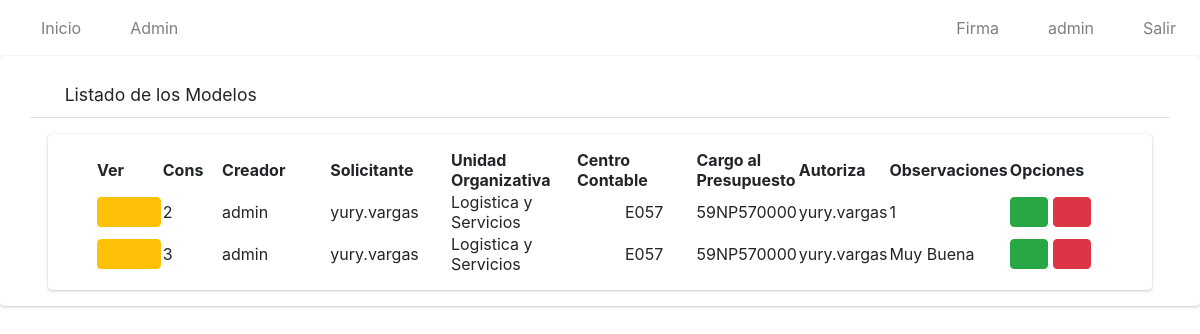
/listar_modelos/ (signed in), run on an earlier commit of the app's database.
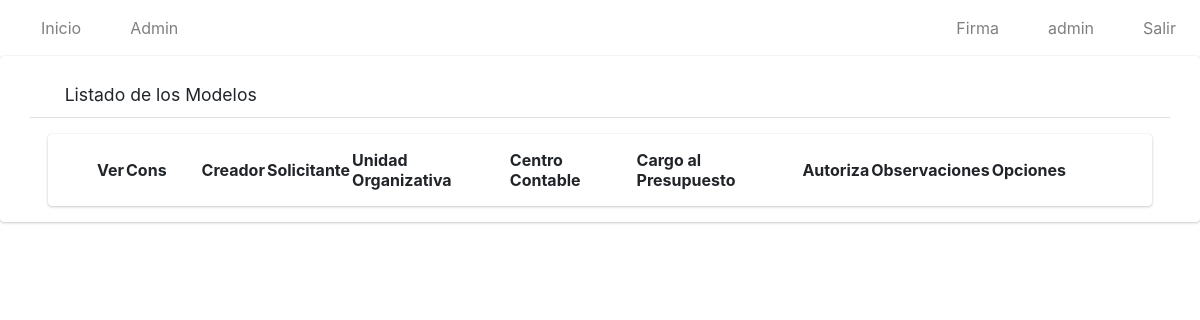
And on a later commit of the database.
### app/models.py (models this page shows, shortened)
class Modelo(models.Model):
    nombre=models.CharField(max_length=50)
    solicitante=models.CharField(max_length=50)
    unidad_organizativa=models.CharField(max_length=100)
    c_contable=models.CharField(max_length=4)
    consec=models.IntegerField()
    solicitudes=models.ManyToManyField(Solicitud)
    parleg=models.CharField(max_length=20)
    autoriza=models.CharField(max_length=50)
    cargo_presupuesto=models.CharField(max_length=20)
    observaciones = models.CharField(max_length=500)

### app/views.py (the view)
# urls.py: path('listar_modelos/', ModeloListView.as_view(), name='listarMod'),
class ModeloListView(ListView):
    model = Modelo
    template_name = 'modelos/listar.html'
    @method_decorator(login_required)
    def dispatch(self, request, *args, **kwargs):
        return super().dispatch(request,*args,** kwargs)
    def get_context_data(self, **kwargs):
        context = super().get_context_data(**kwargs)
        lista_solicitantes=[]
        modelos=Modelo.objects.all()
        pos=0
        for i in modelos:
            lista_solicitantes.append(i.solicitudes.first().solicitante)
        context['title'] = "Listado de Solicitudes"
        context['solicitantes'] = lista_solicitantes
        return context

### app/templates/modelos/listar.html
{% extends 'base.html' %}
{% load static %}
{% block content %}
    <div class=" card card-default">
        <div class="card-header px-3 mb-3 mt-3 container">
            <h3 class="card-title">
            <i class="fas fa-search"></i>
                Listado de los Modelos
            </h3>
            </div>
        <div class="card card-body content-header mx-5 px-5">
            <table id="myTable" class="display" style="width: 100%;">
                <thead>
                    <tr>
                        <th>Ver</th>
                        <th style="width: 2cm">Cons</th>
                        <th>Creador</th>
                        <th>Solicitante</th>
                        <th>Unidad Organizativa</th>
                        <th>Centro Contable</th>
                        <th>Cargo al Presupuesto</th>
                        <th>Autoriza</th>
                        <th>Observaciones</th>
                        <th style="width: 3cm">Opciones</th>
                    </tr>
                </thead>
                <tbody>
                    {% for i in object_list %}
                    <tr>
                        <td style="width: 1cm"><a href="{% url 'solicitudModel' i.id%}" type="button" class="btn btn-warning">
                    <i class="fas fa-eye" style="width: 1cm"></i>
                </a></td>
                        <td style="width: 20px;">{{i.consec}}</td>
                        <td style="width: 150px;">{{i.nombre}}</td>
                        <td style="width: 150px;">{{i.solicitante}}</td>
                        <td style="width: 150px;">{{i.unidad_organizativa}}</td>
                        <td style="width: 150px;"><div class="pl-5">{{i.c_contable}}</div></td>
                        <td>{{i.cargo_presupuesto}}</td>
                        <td>{{i.autoriza}}</td>
                        <td>{{i.observaciones}}</td>
                        <td>
                {% if perms.app.view_modelo %}
                <a href="#" type="button" class="btn btn-success">
                    <i class="fas fa-download"></i>
                </a>
                {% endif %}
                {% if perms.app.delete_modelo %}
                <a href="#" onclick="eliminarModelo({{i.id}})" type="button" class="btn btn-danger">
                    <i class="fas fa-trash-alt"></i>
                </a>
                        {% endif %}
                        </td>
                    </tr>
                    {% endfor %}
                </tbody>
            </table>
        </div>
    </div>
{% endblock %}

What changed in the data, as far as the page shows it:
removed Modelo: consec "2", nombre "admin", solicitante "yury.vargas", unidad_organizativa "Logistica y Servicios", c_contable "E057", cargo_presupuesto "59NP570000", autoriza "yury.vargas", observaciones "1"
removed Modelo: consec "3", nombre "admin", solicitante "yury.vargas", unidad_organizativa "Logistica y Servicios", c_contable "E057", cargo_presupuesto "59NP570000", autoriza "yury.vargas", observaciones "Muy Buena"
